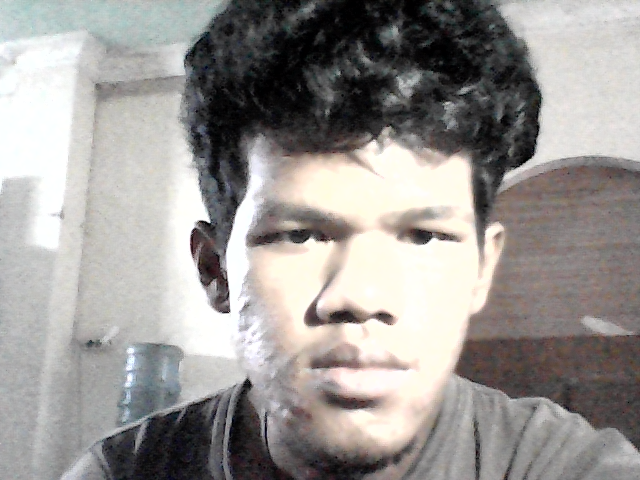
#> input picture akaze/as.png, 640 x 480 px, given in place of the camera
$ python face.py
#> lines starting #> are read from the running program, lines starting #| are printed output that depends on the picture
import cv2
import os
from PIL import Image
import numpy as np
cv2_base_dir = os.path.dirname(os.path.abspath(cv2.__file__))
haar = os.path.join('haarcascade_frontalface_default.xml')
FACE_CASCADE = cv2.CascadeClassifier(haar)


def crop_image(im, coords, optSize=0):
    left = coords[0] + optSize
    top = coords[1] + optSize
    right = left + coords[2] - optSize*2
    bottom = top + coords[3] - optSize*2
    return im.crop((left, top, right, bottom))


def draw_boundary(img, scale_factor, min_neighbors):
    gray_img = cv2.cvtColor(img, cv2.COLOR_BGR2GRAY)
    features = FACE_CASCADE.detectMultiScale(
        gray_img, scale_factor, min_neighbors)
    coords = []
    for (x, y, w, h) in features:
        coords = [x, y, w, h]
    return coords, img


def detect(img):
    coords, img = draw_boundary(
        img, 1.1, 20)
    return coords, img


def get_face_cropped(base_image):
    """
    base_image -> cv2 image
    """

    cv2image = cv2.cvtColor(base_image, cv2.COLOR_BGR2RGB)
    img = cv2.flip(cv2image, 1)
    coords, img = detect(img)
    img = Image.fromarray(img)
    imgSnap = crop_image(img, coords, 20)
    imgSnap = imgSnap.resize((256, 256))
    imgSnap = cv2.cvtColor(np.array(imgSnap), cv2.COLOR_RGB2BGR)
    return imgSnap


def kaze_matchs(im1, im2):
    """
    im1 , im2 -> cv2 image object
    """
    gray1 = cv2.cvtColor(im1, cv2.COLOR_BGR2GRAY)
    gray2 = cv2.cvtColor(im2, cv2.COLOR_BGR2GRAY)

    # initialize the AKAZE descriptor, then detect keypoints and extract
    # local invariant descriptors from the image
    detector = cv2.AKAZE_create()
    (kps1, descs1) = detector.detectAndCompute(gray1, None)
    (kps2, descs2) = detector.detectAndCompute(gray2, None)

    # Match the features
    bf = cv2.BFMatcher(cv2.NORM_HAMMING)
    matches = bf.knnMatch(descs1, descs2, k=2)

    # Apply ratio test
    good = []
    for m, n in matches:
        if m.distance < 0.9*n.distance:
            good.append([m])
    return len(good)


def is_completely_black(image, threshold=10):
    gray_image = cv2.cvtColor(image, cv2.COLOR_BGR2GRAY)
    mean_pixel_value = int(gray_image.mean())
    return mean_pixel_value < threshold


cam_port = 0
cam = cv2.VideoCapture(cam_port)

while True:
    result, image = cam.read()
#> image is the input picture: shape (480, 640, 3); mean B, G, R 149.2, 151.8, 155
    if result:
        cv2.imshow("tesss", image)
        if not is_completely_black(image):
#> in is_completely_black, `mean_pixel_value = int(gray_image.mean())`: mean_pixel_value = 152
            try:
                # cv2.imshow("tesss", get_face_cropped(image))
                cv2.imwrite("tesss.png", get_face_cropped(image))
#> in get_face_cropped, `img = cv2.flip(cv2image, 1)`:
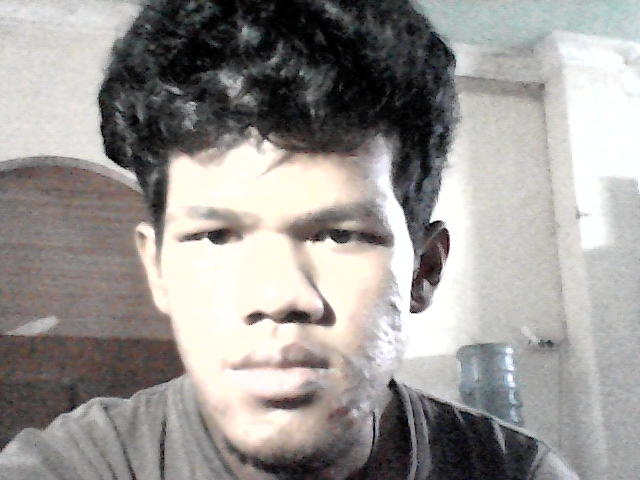
#> img: shape (480, 640, 3); mean R, G, B 155, 151.8, 149.2
#> in draw_boundary, `gray_img = cv2.cvtColor(img, cv2.COLOR_BGR2GRAY)`:
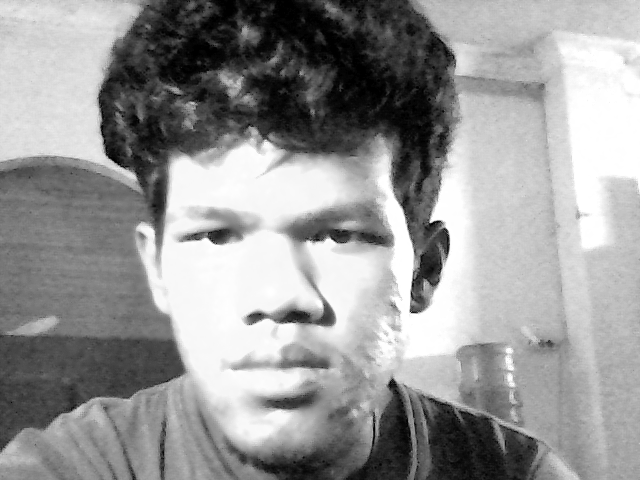
#> gray_img: shape (480, 640); min 0, max 255, mean 151.4
#> in draw_boundary, `features = FACE_CASCADE.detectMultiScale( gray_img, scale_factor, min_..`: features = [[119, 109, 316, 316]]
#> the loop in draw_boundary, `for (x, y, w, h) in features:` made 1 pass
#> in detect, `coords, img = draw_boundary( img, 1.1, 20)`: coords = [119, 109, 316, 316]
#> in crop_image, `left = coords[0] + optSize`: left = 139
#> in crop_image, `top = coords[1] + optSize`: top = 129
#> in crop_image, `right = left + coords[2] - optSize*2`: right = 415
#> in crop_image, `bottom = top + coords[3] - optSize*2`: bottom = 405
#> in crop_image, `return im.crop((left, top, right, bottom))`:
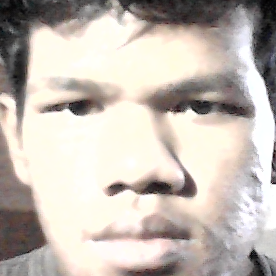
#> returned value: PIL image 276x276 RGB; mean R, G, B 196.8, 188.6, 180.8
#> in get_face_cropped, `imgSnap = cv2.cvtColor(np.array(imgSnap), cv2.COLOR_RGB2BGR)`:
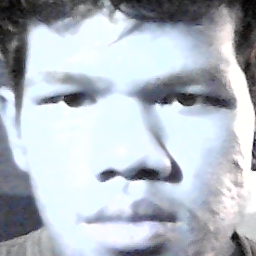
#> imgSnap: shape (256, 256, 3); mean R, G, B 180.8, 188.6, 196.7
                matches = kaze_matchs(get_face_cropped(
                    image), cv2.imread('exmp.png'))
#> the loop in draw_boundary (call 2), `for (x, y, w, h) in features:` made 1 pass
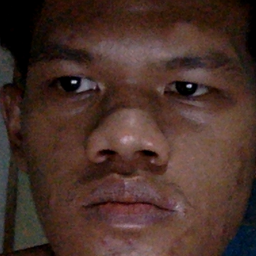
#> input picture akaze/exmp.png, 256 x 256 px
#> in kaze_matchs, `gray1 = cv2.cvtColor(im1, cv2.COLOR_BGR2GRAY)`:
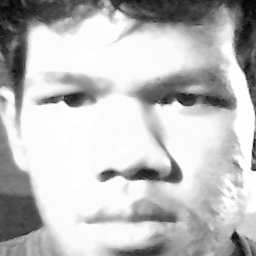
#> gray1: shape (256, 256); min 1, max 255, mean 190.1
#> in kaze_matchs, `gray2 = cv2.cvtColor(im2, cv2.COLOR_BGR2GRAY)`:
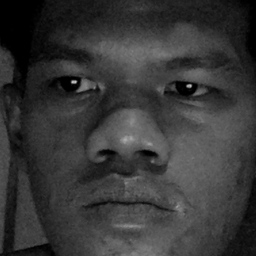
#> gray2: shape (256, 256); min 0, max 193, mean 55.3
#> in kaze_matchs, im2 is the input picture: shape (256, 256, 3); mean B, G, R 41.6, 48.9, 72.9
#> in kaze_matchs, `(kps1, descs1) = detector.detectAndCompute(gray1, None)`: kps1 = 87 keypoints; strongest (x, y, size): (107, 174, 8.1), (175, 176, 8.1), (71, 100, 8.1), (175, 105, 8.1)
#> in kaze_matchs, `(kps2, descs2) = detector.detectAndCompute(gray2, None)`: kps2 = 53 keypoints; strongest (x, y, size): (73, 82, 4.8), (189, 86, 4.8), (85, 85, 8.1), (149, 153, 8.1)
#> in kaze_matchs, `matches = bf.knnMatch(descs1, descs2, k=2)`: matches = 87 matches
#> the loop in kaze_matchs, `for m, n in matches:` made 87 passes
#> after the loop in kaze_matchs, `for m, n in matches:`: good = 16 matches
#> matches = 16
                if matches > 15:
                    print(matches)
#| 16
                    print("Face Matched")
                    break
            except Exception as e:
                print(e)
                # break
    else:
        print("No image detected. Please! try again")

    if cv2.waitKey(1) & 0xFF == ord('q'):
        break
cam.release()
cv2.destroyAllWindows()
